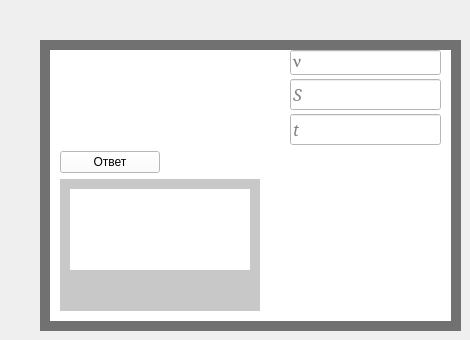
    <widget class="QWidget" name="tab_6">
     <attribute name="title">
      <string>Скорость</string>
     </attribute>
     <widget class="QWidget" name="widget_45" native="true">
      <property name="geometry">
       <rect>
        <x>40</x>
        <y>40</y>
        <width>421</width>
        <height>291</height>
       </rect>
      </property>
      <property name="styleSheet">
       <string notr="true">background-color: rgb(0, 0, 0);
background-color: rgb(113, 113, 113);</string>
      </property>
      <widget class="QWidget" name="widget_46" native="true">
       <property name="geometry">
        <rect>
         <x>10</x>
         <y>10</y>
         <width>401</width>
         <height>271</height>
        </rect>
       </property>
       <property name="styleSheet">
        <string notr="true">background-color: rgb(255, 255, 255);</string>
       </property>
       <widget class="QWidget" name="verticalLayoutWidget_33">
        <property name="geometry">
         <rect>
          <x>10</x>
          <y>0</y>
          <width>381</width>
          <height>261</height>
         </rect>
        </property>
        <layout class="QVBoxLayout" name="verticalLayout_42">
         <item>
          <layout class="QHBoxLayout" name="horizontalLayout_24">
           <property name="spacing">
            <number>50</number>
           </property>
           <item>
            <widget class="QLabel" name="label_40">
             <property name="minimumSize">
              <size>
               <width>180</width>
               <height>0</height>
              </size>
             </property>
             <property name="styleSheet">
              <string notr="true">background-color: rgb(255, 255, 255);</string>
             </property>
             <property name="text">
              <string/>
             </property>
             <property name="pixmap">
              <pixmap>D:/Downloads/maxresdefault.jpg</pixmap>
             </property>
            </widget>
           </item>
           <item>
            <layout class="QVBoxLayout" name="verticalLayout_43">
             <property name="spacing">
              <number>4</number>
             </property>
             <item>
              <widget class="QLineEdit" name="lineEdit_72">
               <property name="minimumSize">
                <size>
                 <width>0</width>
                 <height>15</height>
                </size>
               </property>
               <property name="font">
                <font>
                 <family>Symbol</family>
                 <pointsize>12</pointsize>
                 <italic>false</italic>
                </font>
               </property>
               <property name="text">
                <string/>
               </property>
               <property name="placeholderText">
                <string>n</string>
               </property>
              </widget>
             </item>
             <item>
              <widget class="QLineEdit" name="lineEdit_73">
               <property name="minimumSize">
                <size>
                 <width>0</width>
                 <height>15</height>
                </size>
               </property>
               <property name="font">
                <font>
                 <family>Constantia</family>
                 <pointsize>12</pointsize>
                 <italic>true</italic>
                </font>
               </property>
               <property name="placeholderText">
                <string>S</string>
               </property>
              </widget>
             </item>
             <item>
              <widget class="QLineEdit" name="lineEdit_74">
               <property name="minimumSize">
                <size>
                 <width>0</width>
                 <height>15</height>
                </size>
               </property>
               <property name="font">
                <font>
                 <family>Constantia</family>
                 <pointsize>12</pointsize>
                 <italic>true</italic>
                </font>
               </property>
               <property name="placeholderText">
                <string>t</string>
               </property>
              </widget>
             </item>
            </layout>
           </item>
          </layout>
         </item>
         <item>
          <widget class="QPushButton" name="pushButton_15">
           <property name="minimumSize">
            <size>
             <width>100</width>
             <height>0</height>
            </size>
           </property>
           <property name="maximumSize">
            <size>
             <width>100</width>
             <height>16777215</height>
            </size>
           </property>
           <property name="text">
            <string>Ответ</string>
           </property>
          </widget>
         </item>
         <item>
          <widget class="QWidget" name="widget_47" native="true">
           <property name="maximumSize">
            <size>
             <width>200</width>
             <height>16777215</height>
            </size>
           </property>
           <property name="styleSheet">
            <string notr="true">background-color: rgb(200, 200, 200);</string>
           </property>
           <widget class="QLabel" name="label_15">
            <property name="geometry">
             <rect>
              <x>10</x>
              <y>10</y>
              <width>180</width>
              <height>81</height>
             </rect>
            </property>
            <property name="minimumSize">
             <size>
              <width>180</width>
              <height>0</height>
             </size>
            </property>
            <property name="maximumSize">
             <size>
              <width>180</width>
              <height>16777215</height>
             </size>
            </property>
            <property name="styleSheet">
             <string notr="true">background-color: rgb(255, 255, 255);</string>
            </property>
            <property name="text">
             <string/>
            </property>
           </widget>
          </widget>
         </item>
        </layout>
       </widget>
      </widget>
     </widget>
    </widget>
